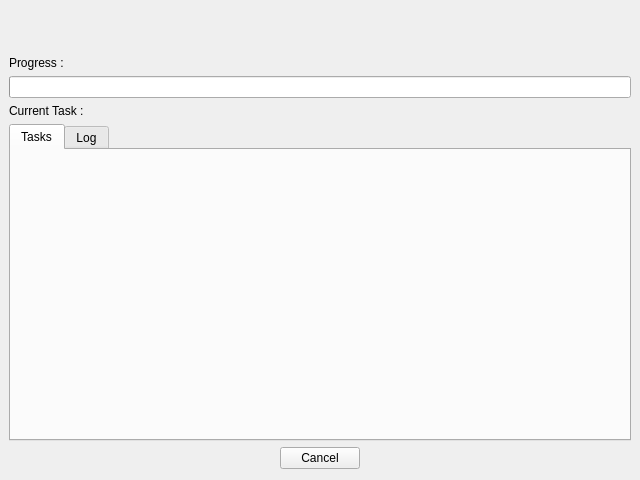
<?xml version="1.0" encoding="UTF-8"?>
<ui version="4.0">
 <class>ZEProgressDialogUI</class>
 <widget class="QDialog" name="ZEProgressDialogUI">
  <property name="geometry">
   <rect>
    <x>0</x>
    <y>0</y>
    <width>640</width>
    <height>480</height>
   </rect>
  </property>
  <property name="windowTitle">
   <string>Dialog</string>
  </property>
  <layout class="QVBoxLayout" name="verticalLayout_3">
   <property name="leftMargin">
    <number>0</number>
   </property>
   <property name="topMargin">
    <number>0</number>
   </property>
   <property name="rightMargin">
    <number>0</number>
   </property>
   <item>
    <widget class="QLabel" name="lblHeader">
     <property name="minimumSize">
      <size>
       <width>0</width>
       <height>50</height>
      </size>
     </property>
     <property name="maximumSize">
      <size>
       <width>16777215</width>
       <height>50</height>
      </size>
     </property>
     <property name="styleSheet">
      <string notr="true">BackgroundColor: rgb(255, 255, 255)</string>
     </property>
     <property name="text">
      <string/>
     </property>
    </widget>
   </item>
   <item>
    <layout class="QVBoxLayout" name="verticalLayout_2">
     <property name="leftMargin">
      <number>9</number>
     </property>
     <property name="rightMargin">
      <number>9</number>
     </property>
     <item>
      <widget class="QLabel" name="lblProgress">
       <property name="text">
        <string>Progress : </string>
       </property>
      </widget>
     </item>
     <item>
      <widget class="QProgressBar" name="progressBar">
       <property name="value">
        <number>0</number>
       </property>
       <property name="textVisible">
        <bool>false</bool>
       </property>
       <property name="textDirection">
        <enum>QProgressBar::TopToBottom</enum>
       </property>
      </widget>
     </item>
     <item>
      <layout class="QFormLayout" name="formLayout">
       <property name="fieldGrowthPolicy">
        <enum>QFormLayout::AllNonFixedFieldsGrow</enum>
       </property>
       <item row="0" column="0">
        <widget class="QLabel" name="lblCurrentTask">
         <property name="text">
          <string>Current Task : </string>
         </property>
        </widget>
       </item>
       <item row="0" column="1">
        <widget class="QLabel" name="lblCurrentTaskName">
         <property name="text">
          <string/>
         </property>
        </widget>
       </item>
      </layout>
     </item>
     <item>
      <widget class="QTabWidget" name="tabWidget">
       <property name="currentIndex">
        <number>0</number>
       </property>
       <widget class="QWidget" name="tab">
        <attribute name="title">
         <string>Tasks</string>
        </attribute>
        <layout class="QVBoxLayout" name="verticalLayout_4"/>
       </widget>
       <widget class="QWidget" name="tab_2">
        <attribute name="title">
         <string>Log</string>
        </attribute>
        <layout class="QVBoxLayout" name="verticalLayout_5">
         <item>
          <layout class="QHBoxLayout" name="horizontalLayout">
           <item>
            <spacer name="horizontalSpacer">
             <property name="orientation">
              <enum>Qt::Horizontal</enum>
             </property>
             <property name="sizeHint" stdset="0">
              <size>
               <width>40</width>
               <height>20</height>
              </size>
             </property>
            </spacer>
           </item>
           <item>
            <widget class="QPushButton" name="btnCopyAll">
             <property name="text">
              <string>Copy All</string>
             </property>
            </widget>
           </item>
           <item>
            <widget class="QPushButton" name="btnSave">
             <property name="text">
              <string>Save</string>
             </property>
            </widget>
           </item>
          </layout>
         </item>
         <item>
          <widget class="QTextEdit" name="txtLog">
           <property name="enabled">
            <bool>true</bool>
           </property>
           <property name="readOnly">
            <bool>true</bool>
           </property>
          </widget>
         </item>
        </layout>
       </widget>
      </widget>
     </item>
    </layout>
   </item>
   <item>
    <widget class="QDialogButtonBox" name="buttonBox">
     <property name="orientation">
      <enum>Qt::Horizontal</enum>
     </property>
     <property name="standardButtons">
      <set>QDialogButtonBox::Cancel</set>
     </property>
     <property name="centerButtons">
      <bool>true</bool>
     </property>
    </widget>
   </item>
  </layout>
 </widget>
 <resources/>
 <connections>
  <connection>
   <sender>buttonBox</sender>
   <signal>accepted()</signal>
   <receiver>ZEProgressDialogUI</receiver>
   <slot>accept()</slot>
   <hints>
    <hint type="sourcelabel">
     <x>248</x>
     <y>254</y>
    </hint>
    <hint type="destinationlabel">
     <x>157</x>
     <y>274</y>
    </hint>
   </hints>
  </connection>
  <connection>
   <sender>buttonBox</sender>
   <signal>rejected()</signal>
   <receiver>ZEProgressDialogUI</receiver>
   <slot>reject()</slot>
   <hints>
    <hint type="sourcelabel">
     <x>316</x>
     <y>260</y>
    </hint>
    <hint type="destinationlabel">
     <x>286</x>
     <y>274</y>
    </hint>
   </hints>
  </connection>
 </connections>
</ui>
